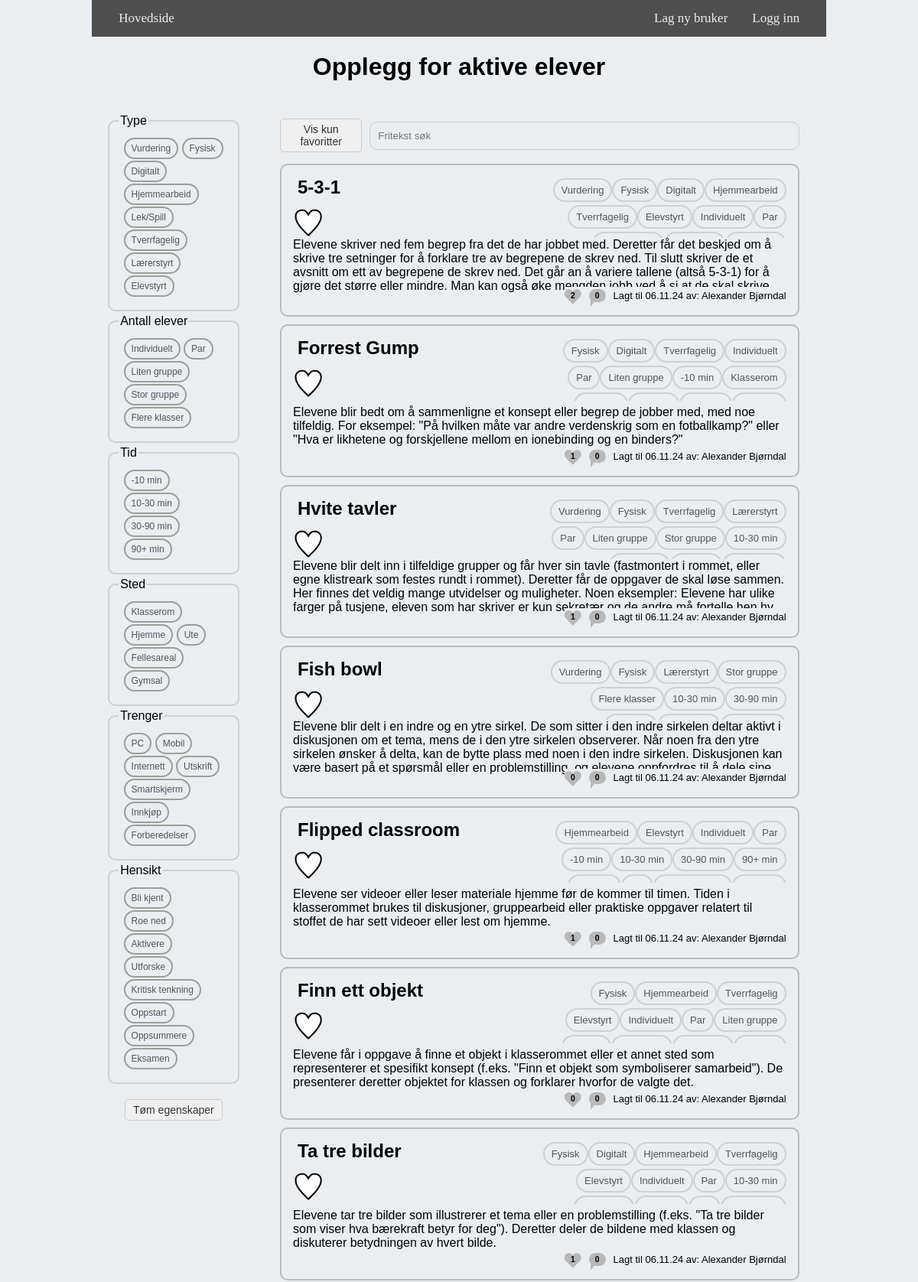
The page / (upper part) on the database its author committed.
### website/models.py (models this page shows)
class Trait(db.Model):
    __tablename__ = 'trait'
    id = db.Column(db.Integer, primary_key=True)
    name = db.Column(db.String(100))
    klasse = db.Column(db.String(100))
    forklaring = db.Column(db.String(500))

class Opplegg(db.Model):
    __tablename__ = "opplegg"
    id = db.Column(db.Integer, primary_key=True)
    name = db.Column(db.String(1000))
    data = db.Column(db.String(10000))
    date = db.Column(db.DateTime(timezone=True), default=func.now())
    user_id = db.Column(db.Integer, db.ForeignKey('user.id'))
    traits = db.relationship('Trait', secondary=opplegg_traits, backref='opplegg')
    comments = db.relationship('Comment', back_populates='opplegg')

class User(db.Model, UserMixin):
    __tablename__ = 'user'
    id = db.Column(db.Integer, primary_key=True)
    email = db.Column(db.String(150), unique=True)
    password = db.Column(db.String(150))
    first_name = db.Column(db.String(150))
    role = db.Column(db.String(50), default='user')
    is_email_confirmed = db.Column(db.Boolean, default=False)
    is_temp_password = db.Column(db.Boolean, default=False)
    opplegg = db.relationship('Opplegg')
    favorites = db.relationship('Opplegg', secondary=opplegg_user_favorites, backref='user_favorite')
    comments = db.relationship('Comment', back_populates='user')

### website/views.py (the view)
@views.route('/', methods=['GET'])
def home():
    opplegg = Opplegg.query.all()
    users = User.query.all()
    traits = Trait.query.all()
    user_list = []
    for u in users:
        user_list.append([u.id, u.first_name])
    klasse_groups = defaultdict(list)
    for trait in traits:
        klasse_groups[trait.klasse].append(trait)
    opplegg_comment_counts = {
        opplegget.id: Comment.query.filter_by(opplegg_id=opplegget.id).count()
        for opplegget in opplegg
    }
    opplegg_favorites_counts = {
        opplegget.id: len([user for user in users if opplegget in user.favorites])
        for opplegget in opplegg
    }
    for o in opplegg:
        o.comments_text = ', '.join(getattr(c, 'content') for c in o.comments if getattr(c, 'content'))
    return render_template(
        "home.html",
        user=current_user,
        users=user_list,
        all_opplegg=opplegg,
        traits=traits,
        klasse_groups=klasse_groups,
        opplegg_comment_counts=opplegg_comment_counts,
        opplegg_favorites_counts=opplegg_favorites_counts,
    )

### website/templates/home.html (shortened to what this page needs)
{% extends "base.html" %} {% block content %}
<h1 align="center">Opplegg for aktive elever</h1>
<div id="opplegg-color-part">
  <div class="child">
    <div>
      <form id="filter-form" method="POST" onsubmit="return false;">
        {% for klasse, traits in klasse_groups.items() %}
        <fieldset>
          <legend>{{ klasse }}</legend>
          <div class="container">
            <ul class="ks-cboxtags">
              {% for trait in traits %}
              <li data-tooltip="{{ trait.forklaring }}">
                /><label for="checkbox{{ trait.id }}">{{ trait.name }}</label>
              </li>
              {% endfor %}
            </ul>
          </div>
        </fieldset>
        {% endfor %}
        <div class="flex-container">
          <button
            class="button-style"
            id="remove-all-filters"
            onclick="removeAllFilters()"
            aria-label="Remove all filters"
          >
            Tøm egenskaper
          </button>
        </div>
      </form>
    </div>
  </div>
  <div class="child" id="opplegg-details">
    <div class="list-group">
      <div id="search-container" class="flex-container">
        <button
          class="button-style"
          id="toggle-favorites"
          onclick="toggleFavorites()"
        >
          Vis kun favoritter
        </button>
        <input type="text" id="search-bar" placeholder="Fritekst søk" />
      </div>
      {% for opplegg in all_opplegg %}
      <a
        href="{{ url_for('views.se_opplegg', opplegg_id=opplegg.id) }}"
        class="list-group-item"
        data-traits="{{ ','.join(opplegg.traits|map(attribute='name')) }}"
        data-title="{{ opplegg.name }}"
        data-description="{{ opplegg.data }}"
        data-comments="{{ opplegg.comments_text }}"
        data-is-favorite="{{ 'true' if current_user.is_authenticated and opplegg in current_user.favorites else 'false' }}"
        id="opplegg-{{ opplegg.id }}"
      >
        <div class="opplegg-title">{{ opplegg.name }}</div>
        <article class="opplegg-traits">
          {% for p in opplegg.traits %}
          <button class="opplegg-trait">{{ p.name }}</button>
          {% endfor %}
        </article>
        <form
          action="{{ url_for('views.toggle_favorite') }}"
          method="POST"
          style="display: inline"
        >
          <button
            type="submit"
            style="
              border: none;
              background: transparent;
              padding: 0;
              cursor: pointer;
            "
          >
            <img
              src="{{ url_for('static', filename='Heart-' + ('full' if current_user.is_authenticated and opplegg in current_user.favorites else 'empty') + '.png') }}"
              class="opplegg-favorite"
            />
          </button>
        </form>
        <div class="opplegg-text" readonly>{{ opplegg.data }}</div>
        <div class="opplegg-date-user">
          <div class="favorite-count">
            <i class="fas fa-heart"></i>
            <span class="favorite-number"
              >{{ opplegg_favorites_counts[opplegg.id] }}</span
            >
          </div>
          <div class="comment-count">
            <span class="comment-bubble"
              >{{ opplegg_comment_counts[opplegg.id] }}</span
            >
          </div>
          Lagt til {{ opplegg.date.strftime("%d.%m.%y") }} av: {% for u in users
          %} {% if u[0] == opplegg.user_id %} {{ u[1] }} {% endif %} {% endfor
          %}
        </div>
      </a>
      {% endfor %}
    </div>
  </div>
</div>
{% endblock %}

### rows shown on the page
Trait: klasse "Type", name "Vurdering"
Trait: name "Fysisk"
Trait: name "Digitalt"
Trait: name "Hjemmearbeid"
Trait: name "Lek/Spill"
Trait: name "Tverrfagelig"
Trait: name "Lærerstyrt"
Trait: name "Elevstyrt"
Trait: klasse "Antall elever", name "Individuelt"
Trait: name "Par"
Trait: name "Liten gruppe"
Trait: name "Stor gruppe"
Trait: name "Flere klasser"
Trait: klasse "Tid", name "-10 min"
Trait: name "10-30 min"
Trait: name "30-90 min"
Trait: name "90+ min"
Trait: klasse "Sted", name "Klasserom"
Trait: name "Hjemme"
Trait: name "Ute"
Trait: name "Fellesareal"
Trait: name "Gymsal"
Trait: klasse "Trenger", name "PC"
Trait: name "Mobil"
Trait: name "Internett"
Trait: name "Utskrift"
Trait: name "Smartskjerm"
Trait: name "Innkjøp"
Trait: name "Forberedelser"
Trait: klasse "Hensikt", name "Bli kjent"
Trait: name "Roe ned"
Trait: name "Aktivere"
Trait: name "Utforske"
Trait: name "Kritisk tenkning"
Trait: name "Oppstart"
Trait: name "Oppsummere"
Trait: name "Eksamen"
Opplegg: name "5-3-1", data "Elevene skriver ned fem begrep fra det de har jobbet med. Deretter får det beskjed om å skrive tre setninger for å forklare tre av begrepene de skrev ned. Til slutt skriver de et avsnitt om ett av begrepene de skrev ned. Det går an å variere tallene (altså 5-3-1) for å gjøre det større eller mindre. Man kan også øke mengden jobb ved å si at de skal…", opplegg_favorites_counts "2", opplegg_comment_counts "0", date "06.11.24"
User: first_name "Alexander Bjørndal"
Opplegg: name "Forrest Gump", data "Elevene blir bedt om å sammenligne et konsept eller begrep de jobber med, med noe tilfeldig. For eksempel: \"På hvilken måte var andre verdenskrig som en fotballkamp?\" eller \"Hva er likhetene og forskjellene mellom en ionebinding og en binders?\"", user "1", opplegg_comment_counts "0", date "06.11.24"
Opplegg: name "Hvite tavler", data "Elevene blir delt inn i tilfeldige grupper og får hver sin tavle (fastmontert i rommet, eller egne klistreark som festes rundt i rommet). Deretter får de oppgaver de skal løse sammen. Her finnes det veldig mange utvidelser og muligheter. Noen eksempler: Elevene har ulike farger på tusjene, eleven som har skriver er kun sekretær og de andre må fortelle hen…", user "1", opplegg_comment_counts "0", date "06.11.24"
Opplegg: name "Fish bowl", data "Elevene blir delt i en indre og en ytre sirkel. De som sitter i den indre sirkelen deltar aktivt i diskusjonen om et tema, mens de i den ytre sirkelen observerer. Når noen fra den ytre sirkelen ønsker å delta, kan de bytte plass med noen i den indre sirkelen. Diskusjonen kan være basert på et spørsmål eller en problemstilling, og elevene oppfordres til å dele…", opplegg_favorites_counts "0", opplegg_comment_counts "0", date "06.11.24"
Opplegg: name "Flipped classroom", data "Elevene ser videoer eller leser materiale hjemme før de kommer til timen. Tiden i klasserommet brukes til diskusjoner, gruppearbeid eller praktiske oppgaver relatert til stoffet de har sett videoer eller lest om hjemme.", user "1", opplegg_comment_counts "0", date "06.11.24"
Opplegg: name "Finn ett objekt", data "Elevene får i oppgave å finne et objekt i klasserommet eller et annet sted som representerer et spesifikt konsept (f.eks. \"Finn et objekt som symboliserer samarbeid\"). De presenterer deretter objektet for klassen og forklarer hvorfor de valgte det.", opplegg_favorites_counts "0", opplegg_comment_counts "0", date "06.11.24"
Opplegg: name "Ta tre bilder", data "Elevene tar tre bilder som illustrerer et tema eller en problemstilling (f.eks. \"Ta tre bilder som viser hva bærekraft betyr for deg\"). Deretter deler de bildene med klassen og diskuterer betydningen av hvert bilde.", user "1", opplegg_comment_counts "0", date "06.11.24"
